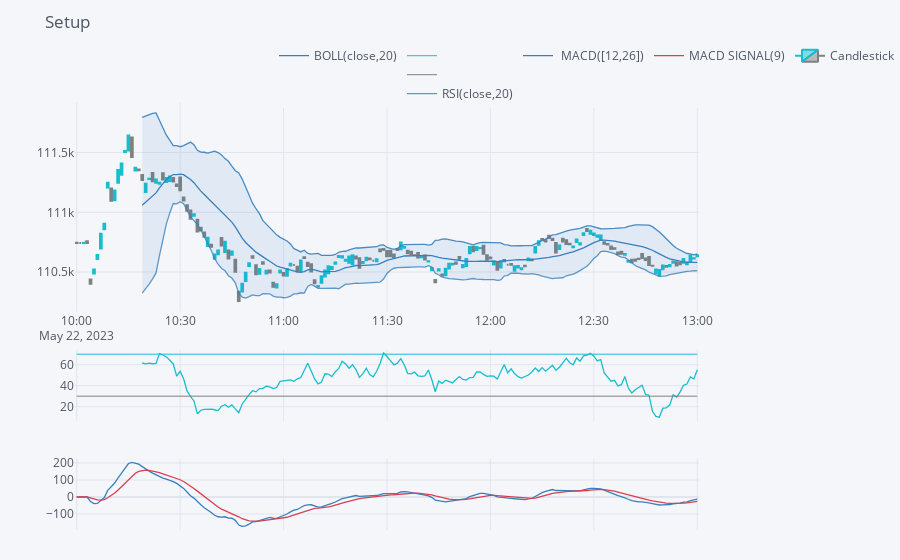

This figure's notebook cell:
### Code cell
qf = cf.QuantFig(df, title='Setup', legend='top', name='Candlestick')
qf.add_bollinger_bands(periods=20,boll_std=2)
qf.add_rsi(periods=20,color='java')
qf.add_macd()
qf.iplot()

### Figure 1 — Plotly figure (JSON) as saved in the notebook; plotly's stock layout.template omitted (floating-point values rounded to 4 significant figures; data arrays with more than 128 entries replaced by an {"elided": "..."} marker saying what was removed)
{"data": [{"legendgroup": "BOLL(close,20)", "line": {"color": "rgba(55, 128, 191, 1.0)", "dash": "solid", "shape": "linear", "width": 1.3}, "mode": "lines", "name": "BOLL(close,20)", "showlegend": true, "text": "", "x": {"elided": "181 str values"}, "y": {"elided": "181 mixed values"}, "yaxis": "y2", "type": "scatter"}, {"legendgroup": "BOLL(close,20)", "line": {"color": "rgba(55, 128, 191, 0.8999999999999999)", "dash": "solid", "shape": "linear", "width": 1.3}, "mode": "lines", "name": "UPPER(close,20)", "showlegend": false, "text": "", "x": {"elided": "181 str values"}, "y": {"elided": "181 mixed values"}, "yaxis": "y2", "type": "scatter"}, {"fill": "tonexty", "fillcolor": "rgba(55, 128, 191, 0.1)", "legendgroup": "BOLL(close,20)", "line": {"color": "rgba(55, 128, 191, 0.7999999999999998)", "dash": "solid", "shape": "linear", "width": 1.3}, "mode": "lines", "name": "LOWER(close,20)", "showlegend": false, "text": "", "x": {"elided": "181 str values"}, "y": {"elided": "181 mixed values"}, "yaxis": "y2", "type": "scatter"}, {"legendgroup": "RSI(close,20)", "line": {"color": "rgba(23, 190, 207, 1.0)", "dash": "solid", "shape": "linear", "width": 1.3}, "mode": "lines", "name": "RSI(close,20)", "showlegend": true, "text": "", "x": {"elided": "181 str values"}, "y": {"elided": "181 mixed values"}, "yaxis": "y3", "type": "scatter"}, {"legendgroup": "RSI(close,20)", "line": {"color": "grey", "width": 1}, "mode": "lines", "name": "", "showlegend": true, "text": "", "x": {"elided": "181 str values"}, "y": {"elided": "181 int values"}, "yaxis": "y3", "type": "scatter"}, {"legendgroup": "RSI(close,20)", "line": {"color": "#17BECF", "width": 1}, "mode": "lines", "name": "", "showlegend": true, "text": "", "x": {"elided": "181 str values"}, "y": {"elided": "181 int values"}, "yaxis": "y3", "type": "scatter"}, {"line": {"color": "rgba(55, 128, 191, 1.0)", "dash": "solid", "shape": "linear", "width": 1.3}, "mode": "lines", "name": " MACD([12,26])", "text": "", "x": {"elided": "181 str values"}, "y": {"elided": "181 float values"}, "yaxis": "y4", "type": "scatter"}, {"line": {"color": "rgba(219, 64, 82, 1.0)", "dash": "solid", "shape": "linear", "width": 1.3}, "mode": "lines", "name": "MACD SIGNAL(9)", "text": "", "x": {"elided": "181 str values"}, "y": {"elided": "181 float values"}, "yaxis": "y4", "type": "scatter"}, {"close": {"elided": "181 float values"}, "decreasing": {"line": {"color": "#808080"}}, "high": {"elided": "181 float values"}, "increasing": {"line": {"color": "#17BECF"}}, "low": {"elided": "181 float values"}, "name": "Candlestick", "open": {"elided": "181 float values"}, "showlegend": true, "x": {"elided": "181 str values"}, "yaxis": "y2", "type": "candlestick"}], "layout": {"legend": {"bgcolor": "#F5F6F9", "font": {"color": "#4D5663"}, "orientation": "h", "x": 0.3, "y": 0.95, "yanchor": "bottom"}, "margin": {"b": 30, "l": 30, "r": 30, "t": 30}, "paper_bgcolor": "#F5F6F9", "plot_bgcolor": "#F5F6F9", "showlegend": true, "title": {"font": {"color": "#4D5663"}, "text": "Setup"}, "xaxis": {"anchor": "y2", "gridcolor": "#E1E5ED", "rangeselector": {"bgcolor": "rgba(150, 200, 250, 1)", "buttons": [{"count": 1, "label": "1m", "step": "month", "stepmode": "backward"}, {"count": 1, "label": "1y", "step": "year", "stepmode": "backward"}], "font": {"size": 13}, "visible": false, "x": 0, "y": 0.9}, "rangeslider": {"visible": false}, "showgrid": true, "tickfont": {"color": "#4D5663"}, "title": {"font": {"color": "#4D5663"}, "text": ""}, "zerolinecolor": "#E1E5ED"}, "yaxis": {"gridcolor": "#E1E5ED", "showgrid": true, "showticklabels": false, "tickfont": {"color": "#4D5663"}, "title": {"font": {"color": "#4D5663"}, "text": ""}, "zerolinecolor": "#E1E5ED"}, "yaxis2": {"domain": [0.46, 0.9], "gridcolor": "#E1E5ED", "showgrid": true, "tickfont": {"color": "#4D5663"}, "title": {"font": {"color": "#4D5663"}, "text": ""}, "zerolinecolor": "#E1E5ED"}, "yaxis3": {"domain": [0.23, 0.38], "gridcolor": "#E1E5ED", "showgrid": true, "tickfont": {"color": "#4D5663"}, "title": {"font": {"color": "#4D5663"}, "text": ""}, "zerolinecolor": "#E1E5ED"}, "yaxis4": {"domain": [0.0, 0.15], "gridcolor": "#E1E5ED", "showgrid": true, "tickfont": {"color": "#4D5663"}, "title": {"font": {"color": "#4D5663"}, "text": ""}, "zerolinecolor": "#E1E5ED"}}}
